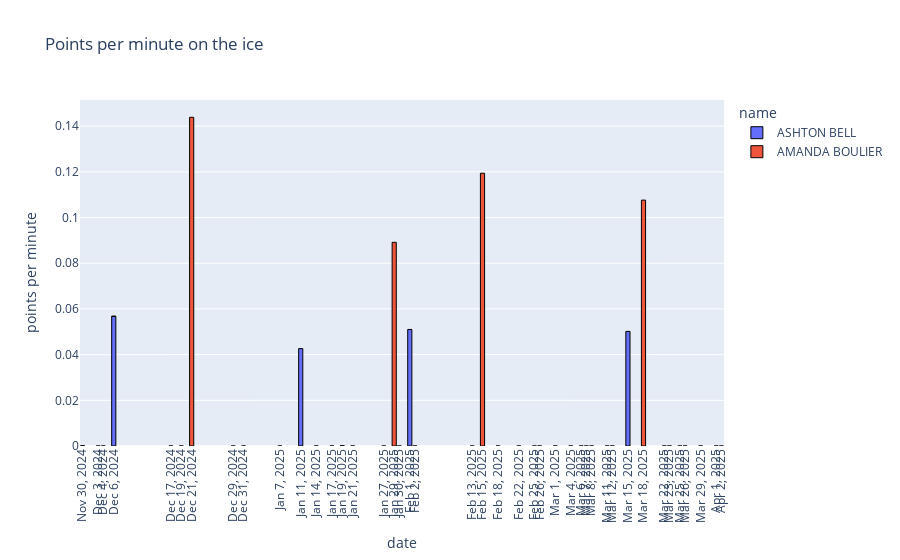

Notebook code cell kept with this figure:
### Code cell
def mm_ss_to_decimal(mm_ss):
    mm, ss = mm_ss.split(":")
    return int(mm) + (int(ss) / 60)

def get_minutes_on_the_ice(row):
    return mm_ss_to_decimal(str(row["time on the ice"]))

fig_df = df
fig_df["minutes on the ice"] = fig_df.apply(lambda row: get_minutes_on_the_ice(row), axis=1)

#fig_df["points from goals"] = fig_df["goals"] / fig_df["minutes on the ice"]
#fig_df["points from assists"] = fig_df["assists"] / fig_df["minutes on the ice"]
fig_df["points per minute"] = fig_df["points"] / fig_df["minutes on the ice"]

#fig = px.bar(fig_df, x="date", y=["points from goals", "points from assists"], title="Points per minute on the ice", hover_data = {"season": True})
fig = px.bar(fig_df, x="date", y="points per minute", color="name", title="Points per minute on the ice", hover_data = {"season": True})
fig.update_layout(yaxis_title="points per minute")
fig.update_xaxes(tickangle=270, tickvals = df["date"])
fig.update_traces(marker_line_color="black", marker_line_width=1)
fig.show()

### Figure 1 — Plotly figure (JSON) as saved in the notebook; plotly's stock layout.template omitted (floating-point values rounded to 4 significant figures)
{"data": [{"alignmentgroup": "True", "customdata": [[5], [5], [5], [5], [5], [5], [5], [5], [5], [5], [5], [5], [5], [5], [5], [5], [5], [5], [5], [5], [5], [5], [5], [5]], "hovertemplate": "name=ASHTON BELL<br>date=%{x}<br>points per minute=%{y}<br>season=%{customdata[0]}<extra></extra>", "legendgroup": "ASHTON BELL", "marker": {"color": "#636efa", "line": {"color": "black", "width": 1}, "pattern": {"shape": ""}}, "name": "ASHTON BELL", "offsetgroup": "ASHTON BELL", "orientation": "v", "showlegend": true, "textposition": "auto", "type": "bar", "x": ["2024-11-30", "2024-12-03", "2024-12-06", "2024-12-17", "2024-12-19", "2024-12-29", "2024-12-31", "2025-01-07", "2025-01-11", "2025-01-14", "2025-01-19", "2025-01-21", "2025-01-27", "2025-01-29", "2025-02-01", "2025-02-13", "2025-02-26", "2025-03-07", "2025-03-11", "2025-03-15", "2025-03-22", "2025-03-25", "2025-03-29", "2025-04-02"], "xaxis": "x", "y": [0, 0, 0.05676, 0, 0, 0, 0, 0, 0.04264, 0, 0, 0, 0, 0, 0.05102, 0, 0, 0, 0, 0.05017, 0, 0, 0, 0], "yaxis": "y"}, {"alignmentgroup": "True", "customdata": [[5], [5], [5], [5], [5], [5], [5], [5], [5], [5], [5], [5], [5], [5], [5], [5], [5], [5], [5], [5], [5], [5]], "hovertemplate": "name=AMANDA BOULIER<br>date=%{x}<br>points per minute=%{y}<br>season=%{customdata[0]}<extra></extra>", "legendgroup": "AMANDA BOULIER", "marker": {"color": "#EF553B", "line": {"color": "black", "width": 1}, "pattern": {"shape": ""}}, "name": "AMANDA BOULIER", "offsetgroup": "AMANDA BOULIER", "orientation": "v", "showlegend": true, "textposition": "auto", "type": "bar", "x": ["2024-11-30", "2024-12-04", "2024-12-06", "2024-12-21", "2025-01-17", "2025-01-19", "2025-01-29", "2025-01-30", "2025-02-02", "2025-02-15", "2025-02-18", "2025-02-22", "2025-02-25", "2025-03-01", "2025-03-04", "2025-03-06", "2025-03-08", "2025-03-12", "2025-03-18", "2025-03-23", "2025-03-26", "2025-04-01"], "xaxis": "x", "y": [0, 0, 0, 0.1439, 0, 0, 0.08915, 0, 0, 0.1194, 0, 0, 0, 0, 0, 0, 0, 0, 0.1076, 0, 0, 0], "yaxis": "y"}], "layout": {"autosize": true, "barmode": "relative", "legend": {"title": {"text": "name"}, "tracegroupgap": 0}, "title": {"text": "Points per minute on the ice"}, "xaxis": {"anchor": "y", "autorange": true, "domain": [0, 1], "range": ["2024-11-29 12:00", "2025-04-02 12:00"], "tickangle": -90, "tickvals": ["2024-11-30", "2024-12-03", "2024-12-06", "2024-12-17", "2024-12-19", "2024-12-29", "2024-12-31", "2025-01-07", "2025-01-11", "2025-01-14", "2025-01-19", "2025-01-21", "2025-01-27", "2025-01-29", "2025-02-01", "2025-02-13", "2025-02-26", "2025-03-07", "2025-03-11", "2025-03-15", "2025-03-22", "2025-03-25", "2025-03-29", "2025-04-02", "2024-11-30", "2024-12-04", "2024-12-06", "2024-12-21", "2025-01-17", "2025-01-19", "2025-01-29", "2025-01-30", "2025-02-02", "2025-02-15", "2025-02-18", "2025-02-22", "2025-02-25", "2025-03-01", "2025-03-04", "2025-03-06", "2025-03-08", "2025-03-12", "2025-03-18", "2025-03-23", "2025-03-26", "2025-04-01"], "title": {"text": "date"}, "type": "date"}, "yaxis": {"anchor": "x", "autorange": true, "domain": [0, 1], "range": [0, 0.1515], "title": {"text": "points per minute"}, "type": "linear"}}}
